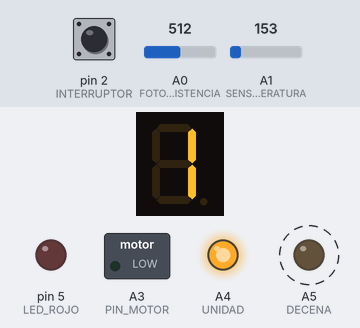
Bench run of a sketch on a simulated Arduino Uno, built with avr-gcc and run on an emulated ATmega328P. Shown: 1-digit seven-segment display, switched loads named in the sketch (green lamp = pin HIGH), output pins drawn as LEDs (lit = HIGH). Wiring (inferred from the names in the program): 1-digit 7-segment display, segments lit when HIGH: segments pin 12, pin 13, pin 7, pin 8, pin 9, pin 11, pin 10. Dashed ring = blinking. Inputs (shaded band) come from the test bench; at power-on: A1 (SENSOR_TEMPERATURA) = 153, A0 (FOTORRESISTENCIA) = 512, pin 2 (INTERRUPTOR) HIGH. The segment pins are drawn as the display they are named for; pins used as bus, display or sensor lines are not drawn.

Above: at 3.7 s.
3.8 s: A1 (SENSOR_TEMPERATURA) set to 177
6.8 s: A1 (SENSOR_TEMPERATURA) set to 193
At 8.1 s:
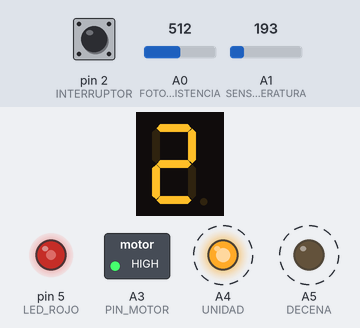
9.8 s: A0 (FOTORRESISTENCIA) set to 716
At 11.2 s:
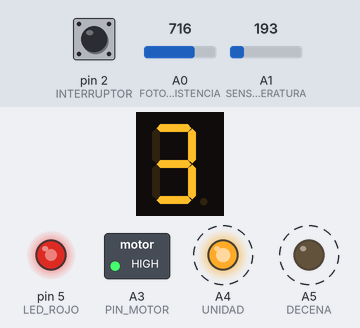
12.8 s: A0 (FOTORRESISTENCIA) set to 900
At 14.0 s:
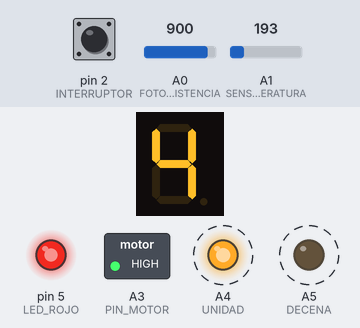
15.8 s: A0 (FOTORRESISTENCIA) set to 122
At 17.5 s:
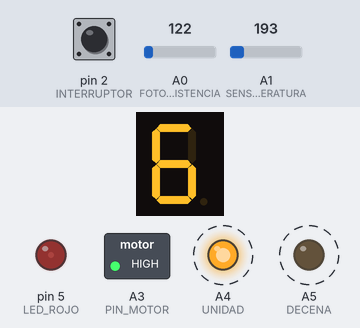
18.8 s: A0 (FOTORRESISTENCIA) set to 0
At 20.3 s:
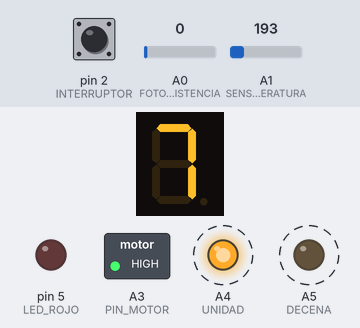
Timing chart, 0 to 22.8 s (numbered marks = the images above; inputs shaded):
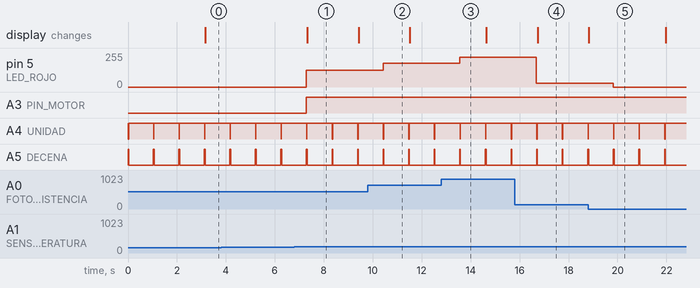

Measured:
- the behaviour switches between 184 and 185 on A1 (SENSOR_TEMPERATURA) (found by bisection; images 0 and 1)
- after the input at 6.8 s, pin 5 (LED_ROJO): 0/255 → 127/255 after 0.49 s; A3 (PIN_MOTOR): LOW → HIGH after 0.49 s
- after the input at 9.8 s, pin 5 (LED_ROJO): 127/255 → 178/255 after 0.62 s
- after the input at 12.8 s, pin 5 (LED_ROJO): 178/255 → 224/255 after 0.75 s
- after the input at 15.8 s, pin 5 (LED_ROJO): 224/255 → 30/255 after 0.89 s
- after the input at 18.8 s, pin 5 (LED_ROJO): 30/255 → 0/255 after 1.0 s
- by itself, A4 (UNIDAD): alternates HIGH for 1.0 s and LOW for 0.01 s
- by itself, A5 (DECENA): alternates HIGH for 0.03 s and LOW for 1.0 s

The sketch:

PARCIAL_3.ino
```cpp
#define A 12
#define B 13
#define C 7
#define D 8
#define E 9
#define F 11
#define G 10

#define INTERRUPTOR 2
#define UNIDAD A4
#define DECENA A5

#define APAGADOS 0
#define TIMEDISPLAYON 10

#define SENSOR_TEMPERATURA A1
#define PIN_MOTOR A3
#define FOTORRESISTENCIA A0
#define LED_ROJO 5

// VARIABLES
int numeroPrimo = 2;   // Guarda el valor del número primo
int numero = 0;        // Guarda el valor del contador
// Agrega dos variables para controlar el tiempo de los dos contadores
unsigned long tiempoContadorNormal = 0;
unsigned long tiempoContadorPrimo = 0;

// Variables para controlar el tiempo de los dos contadores
int mediaTemperatura = 0;
int intensidadLuz = 0;

// Variables para la temperatura
int temperatura;
int umbralTemperatura = 40;  // Define el umbral de temperatura deseado en grados Celsius

void setup()
{
  pinMode(2, INPUT_PULLUP);
  pinMode(A, OUTPUT);
  pinMode(B, OUTPUT);
  pinMode(C, OUTPUT);
  pinMode(D, OUTPUT);
  pinMode(E, OUTPUT);
  pinMode(F, OUTPUT);
  pinMode(G, OUTPUT);

  pinMode(UNIDAD, OUTPUT);
  pinMode(DECENA, OUTPUT);

  digitalWrite(UNIDAD, 0);
  digitalWrite(DECENA, 0);
  verEnDisplay(0);

  pinMode(SENSOR_TEMPERATURA, INPUT);
  pinMode(PIN_MOTOR, OUTPUT);
  pinMode(FOTORRESISTENCIA, INPUT);
  pinMode(LED_ROJO, OUTPUT);
}

void loop()
{
  int posicionSwitch = digitalRead(INTERRUPTOR);

  // Leer la temperatura desde el sensor TMP36
  int lecturaSensor = analogRead(SENSOR_TEMPERATURA);
  float voltaje = (lecturaSensor / 1023.0) * 5.0; // Convertir lectura a voltaje
  temperatura = (voltaje - 0.5) * 100; // Calcular la temperatura en grados Celsius

  // Leer la intensidad de luz desde la fotoresistencia
  int lecturaLuz = analogRead(FOTORRESISTENCIA);
  intensidadLuz = map(lecturaLuz, 0, 1023, 0, 255); // Mapear la lectura de la fotorresistencia a un valor de brillo para el LED rojo

  if (temperatura >= umbralTemperatura)
  {
      digitalWrite(PIN_MOTOR, HIGH); // Encender el motor
  } else {
      digitalWrite(PIN_MOTOR, LOW); // Apagar el motor
  }

  if (temperatura >= umbralTemperatura)
  {
      analogWrite(LED_ROJO, intensidadLuz); // Ajustar la intensidad del LED rojo en función de la fotorresistencia
  } else {
      digitalWrite(LED_ROJO, LOW); // Apagar el LED rojo
  }

  // Mover la lógica de actualización de displays aquí cuando el motor está encendido.
  switch (posicionSwitch)
  {
  case 0:
      if (numero < 100)
      {
          if (millis() - tiempoContadorNormal >= 1000)
          {  // Controla el tiempo del contador normal
              numero++;
              tiempoContadorNormal = millis();
          }
      }
      iniciarContadorEntero(numero);
      break;

  case 1:
      numeroPrimo++;
      if (numeroPrimo > 97)
      {
          numeroPrimo = 0;
      }
      if (esPrimo(numeroPrimo))
      {
          iniciarContadorPrimo(numeroPrimo);
          delay(1000);  // Pausa de 1 segundo
      }
  }
}


// FUNCION: INICIAR CONTADOR
// La funcion tiene como objetivo pasarle a los display
// el numero que debe mostrar a traves de los segmentos
void iniciarContadorEntero(int numero)
{
    digitoEncendido(APAGADOS);
    verEnDisplay(numero - (numero / 10) * 10);
    digitoEncendido(UNIDAD);


    digitoEncendido(APAGADOS);
    verEnDisplay(numero / 10);
    digitoEncendido(DECENA);
}

// FUNCION: INICIAR CONTADOR PRIMO
// Inicializa los displays para mostrar un número primo
// en el formato UNIDAD-DECENA.
void iniciarContadorPrimo(int numeroPrimo)
{

  digitoEncendido(APAGADOS);
  verEnDisplay(numeroPrimo % 10);  //UNIDADES
  digitoEncendido(UNIDAD);


  digitoEncendido(APAGADOS);
  verEnDisplay(numeroPrimo / 10);  //DECENAS
  digitoEncendido(DECENA);

}

// FUNCION: DIGITO ENCENDIDO
// La funcion tiene como objetivo controlar la visualizacion de
// los displays a traves de la UNIDAD y DECENA, apagando y
// prendiendo los mismos dependiendo el numero a mostrar
void digitoEncendido(int numero)
{
    if (numero == UNIDAD)
    {
        digitalWrite(UNIDAD, LOW);
        digitalWrite(DECENA, HIGH);
 		delay(TIMEDISPLAYON);
    }
    else if (numero == DECENA)
    {
        digitalWrite(UNIDAD, HIGH);
        digitalWrite(DECENA, LOW);
		delay(TIMEDISPLAYON);
    }
    else
    {
        digitalWrite(UNIDAD, HIGH);
        digitalWrite(DECENA, HIGH);
		delay(TIMEDISPLAYON);
    }
}

// FUNCION: APAGAR DISPLAYS
//Apaga todos los segmentos de los displays.
void apagarDisplays() {
    digitalWrite(A, LOW);
    digitalWrite(B, LOW);
    digitalWrite(C, LOW);
    digitalWrite(D, LOW);
    digitalWrite(E, LOW);
    digitalWrite(F, LOW);
    digitalWrite(G, LOW);
}


//FUNCION: ES PRIMO
//Comprueba si un número es primo.
bool esPrimo(int num)
{
  int contadorPrimo = 0;  // Inicializamos el contador de números primos a 0

  for (int i = 1; i <= num; i++)
  {
    if (num % i == 0)
    {
      contadorPrimo += 1;
    }
  }

  if (contadorPrimo == 2)
  {
    return true;  // Si tiene exactamente 2 divisores, es primo
  } else
  {
    return false;  // De lo contrario, no es primo
  }
}

// FUNCION: VER EN DISPLAY
// La funcion tiene como objetivo el manejo de los segmentos del
// display dependiendo del numero del contador (UNIDAD Y DECENA)
void verEnDisplay(int numero)
{
    apagarDisplays();
    switch (numero)
    {
      case 0:
      digitalWrite(A, HIGH);
      digitalWrite(B, HIGH);
      digitalWrite(C, HIGH);
      digitalWrite(D, HIGH);
      digitalWrite(E, HIGH);
      digitalWrite(F, HIGH);
      break;
      case 1:
        digitalWrite(B, HIGH);
        digitalWrite(C, HIGH);
        break;
      case 2:
        digitalWrite(A, HIGH);
        digitalWrite(B, HIGH);
        digitalWrite(E, HIGH);
        digitalWrite(D, HIGH);
        digitalWrite(G, HIGH);
        break;
      case 3:
        digitalWrite(A, HIGH);
        digitalWrite(B, HIGH);
        digitalWrite(C, HIGH);
        digitalWrite(D, HIGH);
        digitalWrite(G, HIGH);
        break;
      case 4:
        digitalWrite(B, HIGH);
        digitalWrite(C, HIGH);
        digitalWrite(F, HIGH);
        digitalWrite(G, HIGH);
        break;
      case 5:
        digitalWrite(A, HIGH);
        digitalWrite(C, HIGH);
        digitalWrite(D, HIGH);
        digitalWrite(F, HIGH);
        digitalWrite(G, HIGH);
        break;
      case 6:
        digitalWrite(A, HIGH);
        digitalWrite(C, HIGH);
        digitalWrite(D, HIGH);
        digitalWrite(E, HIGH);
        digitalWrite(F, HIGH);
        digitalWrite(G, HIGH);
        break;
      case 7:
        digitalWrite(A, HIGH);
        digitalWrite(B, HIGH);
        digitalWrite(C, HIGH);
        break;
      case 8:
        digitalWrite(A, HIGH);
        digitalWrite(B, HIGH);
        digitalWrite(C, HIGH);
        digitalWrite(D, HIGH);
        digitalWrite(E, HIGH);
        digitalWrite(F, HIGH);
        digitalWrite(G, HIGH);
        break;
      case 9:
        digitalWrite(A, HIGH);
        digitalWrite(B, HIGH);
        digitalWrite(C, HIGH);
        digitalWrite(D, HIGH);
        digitalWrite(F, HIGH);
        digitalWrite(G, HIGH);
        break;
    }
}
```
